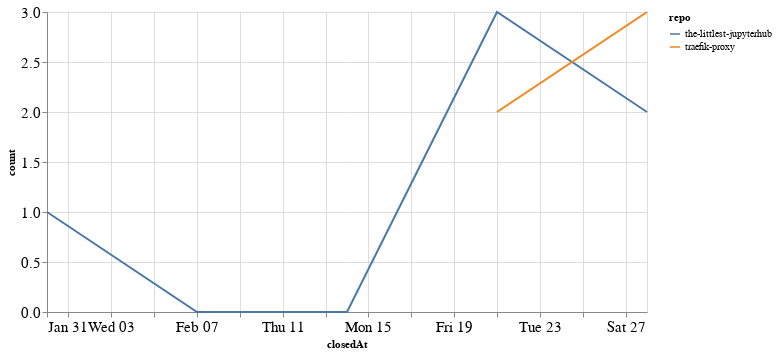

Source (notebook cell):
### Code cell
closed_by_time = closed_by.groupby('repo').resample('W', on='closedAt').count()['author'].reset_index()
closed_by_time = closed_by_time.rename(columns={'author': 'count'})

alt.Chart(closed_by_time, width=600).mark_line().encode(
    x='closedAt',
    y='count',
    color='repo',
    tooltip="repo"
)

### Figure 1 — Vega-Lite specification as saved in the notebook (floating-point values rounded to 4 significant figures)
{"config": {"axisLeft": {"labelFontSize": 15}, "axisBottom": {"labelFontSize": 15}}, "data": {"name": "data-1e6a3f65a9b3d20c6d1d84d44303e960"}, "mark": "line", "encoding": {"color": {"type": "nominal", "field": "repo"}, "tooltip": {"type": "nominal", "field": "repo"}, "x": {"type": "temporal", "field": "closedAt"}, "y": {"type": "quantitative", "field": "count"}}, "width": 600, "$schema": "https://vega.github.io/schema/vega-lite/v4.8.1.json", "datasets": {"data-1e6a3f65a9b3d20c6d1d84d44303e960": [{"repo": "the-littlest-jupyterhub", "closedAt": "2021-01-31T00:00:00", "count": 1}, {"repo": "the-littlest-jupyterhub", "closedAt": "2021-02-07T00:00:00", "count": 0}, {"repo": "the-littlest-jupyterhub", "closedAt": "2021-02-14T00:00:00", "count": 0}, {"repo": "the-littlest-jupyterhub", "closedAt": "2021-02-21T00:00:00", "count": 3}, {"repo": "the-littlest-jupyterhub", "closedAt": "2021-02-28T00:00:00", "count": 2}, {"repo": "traefik-proxy", "closedAt": "2021-02-21T00:00:00", "count": 2}, {"repo": "traefik-proxy", "closedAt": "2021-02-28T00:00:00", "count": 3}]}}
